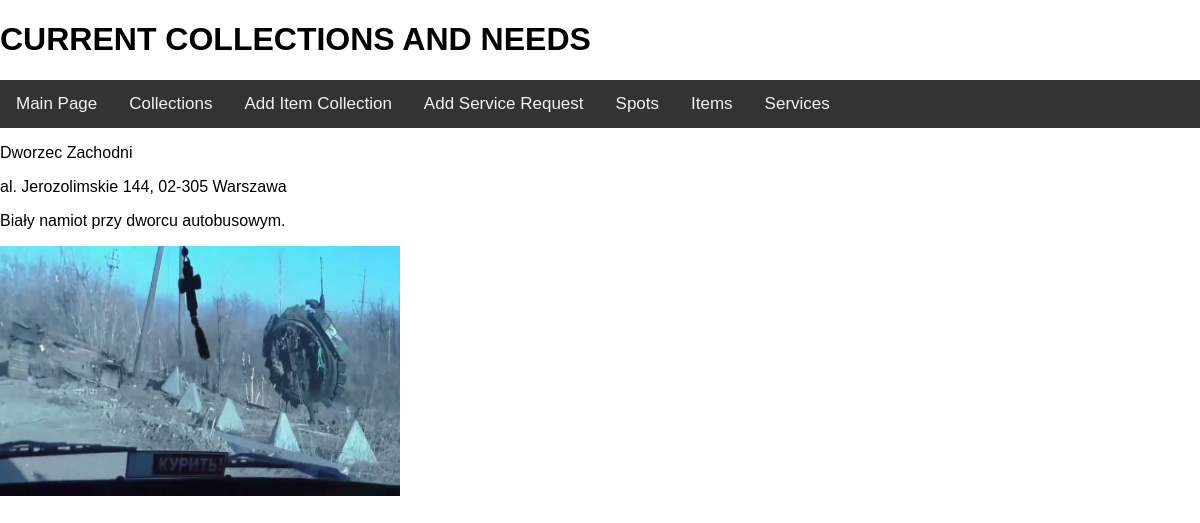
The app's page /AidplannerApp/show_spot/1/ with its own data.
### AidplannerApp/models.py (models this page shows, shortened)
class Spot(models.Model):
    name = models.CharField(max_length=64)
    address = models.CharField(max_length=128)
    details = models.TextField(null=True)

### AidplannerApp/views.py (the view, shortened to what this page needs)
# urls.py: path('show_spot/<int:id>/', views.ShowDetailSpot.as_view(), name='show_detail_spot'),
class ShowDetailSpot(View):
    def get(self, request, id):
        form = AddItemModelForm()
        spot = Spot.objects.get(pk=id)
        return render(request, "spot_detail.html", {'spot': spot, 'form': form})

### templates/spot_detail.html
{% extends 'collections.html' %}
{% block MAINBLOCK %}
    <p>{{ spot.name }}</p>
    <p>{{ spot.address }}</p>
    <p>{{ spot.details }}</p>
{% endblock %}

### AidplannerApp/static/css/base.css (style rules this page uses)
body { margin: 0; font-family: Arial, Helvetica, sans-serif; }
:root { --link-color: #ff6600; --light-link-color: #fffffa; --background-color: #4b4c4a; --lighter-background-color: #5a615f; --lighter-text-color: #9fa292; --dark-text: #000000; --blue: #007bff; --yellow: #ffc107; --green: #1e7e34; font-size: 16px; }

### records on screen
Spot: name "Dworzec Zachodni", address "al. Jerozolimskie 144, 02-305 Warszawa", details "Biały namiot przy dworcu autobusowym."
